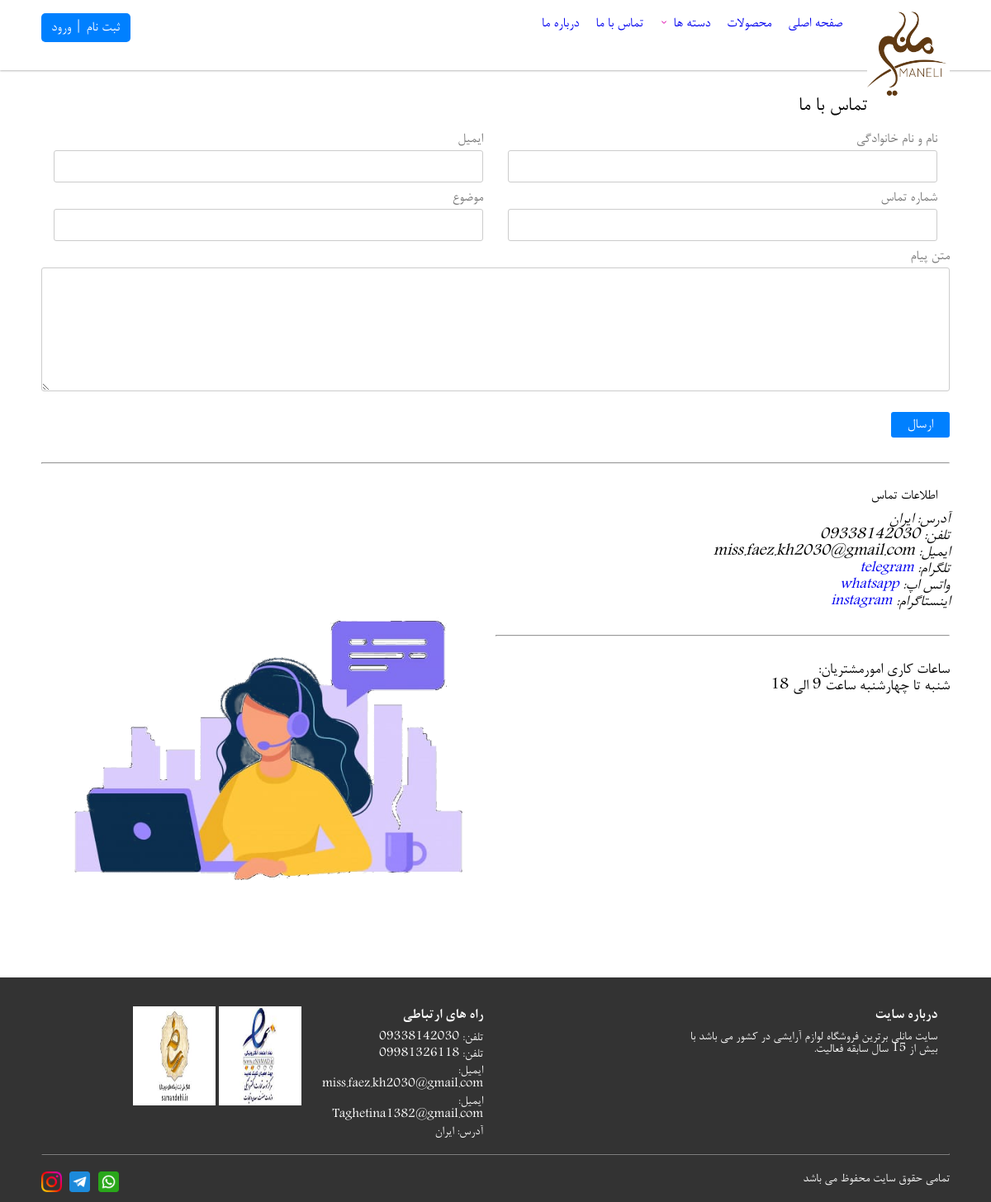
Page /contactus.php on the committed database.
### tables this page shows
CREATE TABLE `information` (
  `id` int(10) UNSIGNED NOT NULL,
  `tel` varchar(255) DEFAULT NULL,
  `mobile` varchar(255) DEFAULT NULL,
  `email` varchar(255) DEFAULT NULL,
  `address` varchar(255) DEFAULT NULL,
  `whatsapp` varchar(255) DEFAULT NULL,
  `instagram` varchar(255) DEFAULT NULL,
  `telegram` varchar(255) DEFAULT NULL
);

### contactus.php (the view, shortened to what this page needs)
<?php
include ('include/dbconfig.php');
$info = $conn->query("SELECT * FROM `information`");
$rowinfo = $info->fetch();
?>
<!doctype html>
<html lang="fa">
<head>
      <link rel="stylesheet" href="assets/css/style.css">
    </head>
    <body>
       <div class="main">
           <?php include 'header.php'?>
         <div class="contact_us">
            <div class="container">
                <h1 class="p_15">تماس با ما</h1>
                 <form action="" method="post">
                    <div class="row">
                        <div class="contact_inputs p_15">
                            <label for="contact_name">نام و نام خانوادگی</label>
                            <input id="contact_name" type="text" name="name">
                        </div>
                        <div class="contact_inputs p_15">
                            <label for="contact_email">ایمیل</label>
                            <input id="contact_email" type="email" name="email">
                        </div>
                        <div class="contact_inputs p_15">
                            <label for="contact_phone">شماره تماس</label>
                            <input id="contact_phone" type="text" name="phone">
                        </div>
                        <div class="contact_inputs p_15">
                            <label for="contact_subject">موضوع</label>
                            <input id="contact_subject" type="text" name="subject">
                        </div>
                        <div class="contact_message p-15">
                            <label for="contact_message">متن پیام </label>
                             <textarea name="text" id="contact_message"></textarea>
                        </div>
                        <div class="contact_btn p-15">
                            <input value="ارسال" type="submit" name="submit">
                        </div>
                    </div>
                 </form>
                 <hr>
                 <div class="contact_info">
                    <h2 class="p_15">اطلاعات تماس</h2>
                    <div class="row flex_column">
                        <div class="contact_info_right p-15">
                            <address>آدرس: <?=$rowinfo['address']?></address>
                            <address> تلفن: <?=$rowinfo['tel']?> </address>
                            <address>ایمیل: <?=$rowinfo['email']?></address>
                            <address>تلگرام: <a href="https://t.me/<?=$rowinfo['telegram']?>"><?=$rowinfo['telegram']?></a></address>
                            <address>واتس اپ: <a href="https://wa.me.me/<?=$rowinfo['whatsapp']?>"><?=$rowinfo['whatsapp']?></a></address>
                            <address>اینستاگرام: <a href="https://instagram.com.me/<?=$rowinfo['instagram']?>"><?=$rowinfo['instagram']?></a></address>
                            <hr>
                            <p>
                                ساعات کاری امورمشتریان:
                                <br>
                                شنبه تا چهارشنبه ساعت 9 الی 18
                            </p>
                        </div>
                        <div class="contact_info_left p-15">
                            <img src="assets/images/tamas 1.png" alt="omor moshtarian">
                        </div>
                    </div>
                 </div>
            </div>
         </div>
           <?php include 'footer.php'?>
     </body>
</html>

### assets/css/style.css (style rules this page uses)
* { box-sizing: border-box; font-family: nazi; font-weight: 200; margin: 0; padding: 0; font-size: 18px; }
body { margin: 0; direction: rtl; }
.container { width: 100%; padding: 0 50px; }
.p_15 { padding-right: 15px; padding-left: 15px; }
a,a:visited { text-decoration: none; }
.contact_us { padding-top: 30px; }
.contact_us h1 { margin-bottom: 20px; font-size: 26px; }
.row { display: flex; flex-wrap: wrap; }
.contact_inputs { width: 50%; margin-bottom: 10px; }
.contact_inputs label { display: block; margin-bottom: 5px; color: #777; }
.contact_inputs input { width: 100%; padding: 10px; border: 1px #ccc solid; border-radius: 3px; outline: none; }
.contact_message { width: 100%; margin-bottom: 20px; }
.contact_message label { display: block; margin-bottom: 5px; color: #777; }
.contact_message textarea { width: 100%; padding: 10px; border: 1px #ccc solid; border-radius: 3px; outline: none; min-height: 150px; }
.contact_btn input { border: none; cursor: pointer; color: #fff; background-color: #0080ff; padding: 7px 20px; border-radius: 3px; font-size: 18px; }
.contact_us hr { border-color: 1px #ccc solid; margin-top: 30px; margin-bottom: 30px; }
.contact_info { padding-bottom: 30px; }
.contact_info h2 { margin-bottom: 10px; }
.contact_info_right { width: 50%; height: auto; }
.contact_info_right address { font-size: 20px; }
.contact_info_right p { font-size: 20px; }
.contact_info_left { width: 50%; height: auto; padding: 0 10px; }
.contact_info_left img { width: 100%; height: auto; }
.register input,textarea { width: 100%; height: 30px; padding-right: 5px; }

### rows in the picture
information: address "ایران", tel "09338142030", email "miss.faez.kh2030@gmail.com", telegram "telegram", whatsapp "whatsapp", instagram "instagram"
